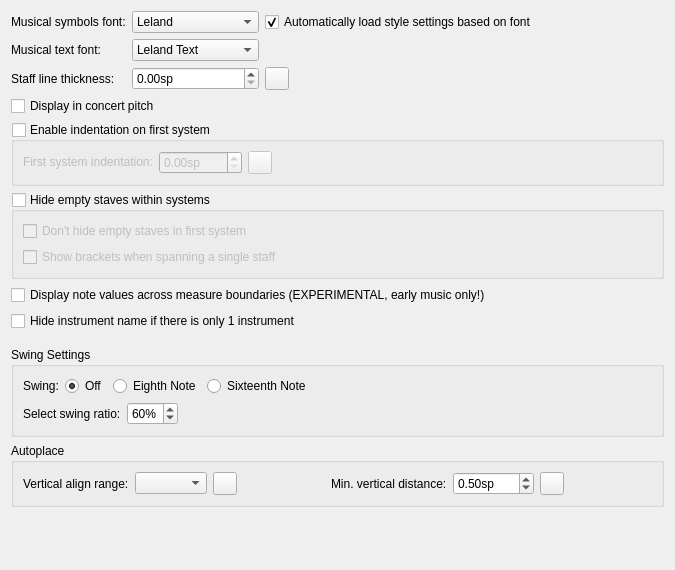
             <widget class="QWidget" name="scrollArea_score_contents">
              <property name="geometry">
               <rect>
                <x>0</x>
                <y>0</y>
                <width>675</width>
                <height>570</height>
               </rect>
              </property>
              <layout class="QVBoxLayout" name="verticalLayout_10">
               <item>
                <layout class="QGridLayout" name="gridLayout">
                 <item row="0" column="0">
                  <widget class="QLabel" name="label_musicalSymbolFont">
                   <property name="text">
                    <string>Musical symbols font:</string>
                   </property>
                   <property name="buddy">
                    <cstring>musicalSymbolFont</cstring>
                   </property>
                  </widget>
                 </item>
                 <item row="0" column="1">
                  <widget class="QComboBox" name="musicalSymbolFont">
                   <property name="sizePolicy">
                    <sizepolicy hsizetype="Expanding" vsizetype="Fixed">
                     <horstretch>0</horstretch>
                     <verstretch>0</verstretch>
                    </sizepolicy>
                   </property>
                   <item>
                    <property name="text">
                     <string notr="true">Leland</string>
                    </property>
                   </item>
                   <item>
                    <property name="text">
                     <string notr="true">Bravura</string>
                    </property>
                   </item>
                   <item>
                    <property name="text">
                     <string notr="true">Emmentaler</string>
                    </property>
                   </item>
                   <item>
                    <property name="text">
                     <string notr="true">Gonville</string>
                    </property>
                   </item>
                   <item>
                    <property name="text">
                     <string notr="true">MuseJazz</string>
                    </property>
                   </item>
                   <item>
                    <property name="text">
                     <string notr="true">Petaluma</string>
                    </property>
                   </item>
                  </widget>
                 </item>
                 <item row="0" column="2">
                  <widget class="QCheckBox" name="optimizeStyleCheckbox">
                   <property name="toolTip">
                    <string>MuseScore will change the style to suit the font better</string>
                   </property>
                   <property name="text">
                    <string>Automatically load style settings based on font</string>
                   </property>
                   <property name="checked">
                    <bool>true</bool>
                   </property>
                  </widget>
                 </item>
                 <item row="0" column="3">
                  <spacer name="horizontalSpacer_2">
                   <property name="orientation">
                    <enum>Qt::Horizontal</enum>
                   </property>
                   <property name="sizeHint" stdset="0">
                    <size>
                     <width>0</width>
                     <height>0</height>
                    </size>
                   </property>
                  </spacer>
                 </item>
                 <item row="1" column="0">
                  <widget class="QLabel" name="label_musicalTextFont">
                   <property name="text">
                    <string>Musical text font:</string>
                   </property>
                   <property name="buddy">
                    <cstring>musicalTextFont</cstring>
                   </property>
                  </widget>
                 </item>
                 <item row="1" column="1">
                  <widget class="QComboBox" name="musicalTextFont">
                   <item>
                    <property name="text">
                     <string notr="true">Leland Text</string>
                    </property>
                   </item>
                   <item>
                    <property name="text">
                     <string notr="true">Bravura Text</string>
                    </property>
                   </item>
                   <item>
                    <property name="text">
                     <string notr="true">Emmentaler Text</string>
                    </property>
                   </item>
                   <item>
                    <property name="text">
                     <string notr="true">Gonville Text</string>
                    </property>
                   </item>
                   <item>
                    <property name="text">
                     <string notr="true">MuseJazz Text</string>
                    </property>
                   </item>
                   <item>
                    <property name="text">
                     <string notr="true">Petaluma Text</string>
                    </property>
                   </item>
                  </widget>
                 </item>
                 <item row="2" column="0">
                  <widget class="QLabel" name="label_staffLineWidth">
                   <property name="text">
                    <string>Staff line thickness:</string>
                   </property>
                   <property name="wordWrap">
                    <bool>false</bool>
                   </property>
                   <property name="buddy">
                    <cstring>staffLineWidth</cstring>
                   </property>
                  </widget>
                 </item>
                 <item row="2" column="1">
                  <widget class="QDoubleSpinBox" name="staffLineWidth">
                   <property name="suffix">
                    <string extracomment="spatium unit">sp</string>
                   </property>
                   <property name="singleStep">
                    <double>0.100000000000000</double>
                   </property>
                  </widget>
                 </item>
                 <item row="2" column="2">
                  <widget class="QToolButton" name="resetStaffLineWidth">
                   <property name="toolTip">
                    <string>Reset to default</string>
                   </property>
                   <property name="accessibleName">
                    <string>Reset 'Staff line thickness' value</string>
                   </property>
                   <property name="text">
                    <string notr="true"/>
                   </property>
                  </widget>
                 </item>
                </layout>
               </item>
               <item>
                <widget class="QCheckBox" name="concertPitch">
                 <property name="text">
                  <string>Display in concert pitch</string>
                 </property>
                </widget>
               </item>
               <item>
                <widget class="QGroupBox" name="enableIndentationOnFirstSystem">
                 <property name="title">
                  <string>Enable indentation on first system</string>
                 </property>
                 <property name="checkable">
                  <bool>true</bool>
                 </property>
                 <property name="checked">
                  <bool>false</bool>
                 </property>
                 <layout class="QHBoxLayout" name="hLayout_indentation">
                  <item>
                   <widget class="QLabel" name="label_indentation">
                    <property name="sizePolicy">
                     <sizepolicy hsizetype="Minimum" vsizetype="Fixed">
                      <horstretch>0</horstretch>
                      <verstretch>0</verstretch>
                     </sizepolicy>
                    </property>
                    <property name="text">
                     <string>First system indentation:</string>
                    </property>
                    <property name="buddy">
                     <cstring>indentationValue</cstring>
                    </property>
                   </widget>
                  </item>
                  <item>
                   <widget class="QDoubleSpinBox" name="indentationValue">
                    <property name="suffix">
                     <string>sp</string>
                    </property>
                    <property name="minimum">
                     <double>0.000000000000000</double>
                    </property>
                    <property name="maximum">
                     <double>1000.000000000000000</double>
                    </property>
                    <property name="singleStep">
                     <double>0.500000000000000</double>
                    </property>
                   </widget>
                  </item>
                  <item>
                   <widget class="QToolButton" name="resetFirstSystemIndentation">
                    <property name="toolTip">
                     <string>Reset to default</string>
                    </property>
                    <property name="accessibleName">
                     <string>Reset 'First system indentation' value</string>
                    </property>
                    <property name="text">
                     <string notr="true"/>
                    </property>
                   </widget>
                  </item>
                  <item>
                   <spacer name="horizontalSpacer_indentation">
                    <property name="orientation">
                     <enum>Qt::Horizontal</enum>
                    </property>
                    <property name="sizeHint" stdset="0">
                     <size>
                      <width>0</width>
                      <height>0</height>
                     </size>
                    </property>
                   </spacer>
                  </item>
                 </layout>
                </widget>
               </item>
               <item>
                <widget class="QGroupBox" name="hideEmptyStaves">
                 <property name="title">
                  <string>Hide empty staves within systems</string>
                 </property>
                 <property name="checkable">
                  <bool>true</bool>
                 </property>
                 <property name="checked">
                  <bool>false</bool>
                 </property>
                 <layout class="QVBoxLayout" name="verticalLayout_2">
                  <item>
                   <widget class="QCheckBox" name="dontHideStavesInFirstSystem">
                    <property name="text">
                     <string>Don't hide empty staves in first system</string>
                    </property>
                   </widget>
                  </item>
                  <item>
                   <widget class="QCheckBox" name="alwaysShowBrackets">
                    <property name="text">
                     <string>Show brackets when spanning a single staff</string>
                    </property>
                   </widget>
                  </item>
                 </layout>
                </widget>
               </item>
               <item>
                <widget class="QCheckBox" name="crossMeasureValues">
                 <property name="text">
                  <string>Display note values across measure boundaries (EXPERIMENTAL, early music only!)</string>
                 </property>
                </widget>
               </item>
               <item>
                <widget class="QCheckBox" name="hideInstrumentNameIfOneInstrument">
                 <property name="text">
                  <string>Hide instrument name if there is only 1 instrument</string>
                 </property>
                </widget>
               </item>
               <item>
                <spacer name="verticalSpacer_10">
                 <property name="orientation">
                  <enum>Qt::Vertical</enum>
                 </property>
                 <property name="sizeType">
                  <enum>QSizePolicy::Preferred</enum>
                 </property>
                 <property name="sizeHint" stdset="0">
                  <size>
                   <width>10</width>
                   <height>10</height>
                  </size>
                 </property>
                </spacer>
               </item>
               <item>
                <widget class="QGroupBox" name="swingSettings">
                 <property name="title">
                  <string>Swing Settings</string>
                 </property>
                 <layout class="QVBoxLayout" name="verticalLayout_39">
                  <item>
                   <layout class="QHBoxLayout" name="horizontalLayout_10">
                    <item>
                     <widget class="QLabel" name="SwingLabel">
                      <property name="text">
                       <string>Swing:</string>
                      </property>
                     </widget>
                    </item>
                    <item>
                     <widget class="QRadioButton" name="swingOff">
                      <property name="text">
                       <string>Off</string>
                      </property>
                      <property name="checked">
                       <bool>true</bool>
                      </property>
                     </widget>
                    </item>
                    <item>
                     <widget class="QRadioButton" name="swingEighth">
                      <property name="text">
                       <string>Eighth Note</string>
                      </property>
                     </widget>
                    </item>
                    <item>
                     <widget class="QRadioButton" name="swingSixteenth">
                      <property name="text">
                       <string>Sixteenth Note</string>
                      </property>
                     </widget>
                    </item>
                    <item>
                     <spacer name="zontalSpacer_16">
                      <property name="orientation">
                       <enum>Qt::Horizontal</enum>
                      </property>
                      <property name="sizeHint" stdset="0">
                       <size>
                        <width>40</width>
                        <height>20</height>
                       </size>
                      </property>
                     </spacer>
                    </item>
                   </layout>
                  </item>
                  <item>
                   <layout class="QHBoxLayout" name="horizontalLayout_11">
                    <item>
                     <widget class="QLabel" name="label_3">
                      <property name="text">
                       <string>Select swing ratio:</string>
                      </property>
                      <property name="buddy">
                       <cstring>swingBox</cstring>
                      </property>
                     </widget>
                    </item>
                    <item>
                     <widget class="QSpinBox" name="swingBox">
                      <property name="sizePolicy">
                       <sizepolicy hsizetype="Maximum" vsizetype="Fixed">
                        <horstretch>0</horstretch>
                        <verstretch>0</verstretch>
                       </sizepolicy>
                      </property>
                      <property name="suffix">
                       <string>%</string>
                      </property>
                      <property name="minimum">
                       <number>50</number>
                      </property>
                      <property name="value">
                       <number>60</number>
                      </property>
                     </widget>
                    </item>
                    <item>
                     <spacer name="horizontalSpacer_16">
                      <property name="orientation">
                       <enum>Qt::Horizontal</enum>
                      </property>
                      <property name="sizeHint" stdset="0">
                       <size>
                        <width>40</width>
                        <height>20</height>
                       </size>
                      </property>
                     </spacer>
                    </item>
                   </layout>
                  </item>
                 </layout>
                </widget>
               </item>
               <item>
                <widget class="QGroupBox" name="groupBox_score_autoplace">
                 <property name="title">
                  <string>Autoplace</string>
                 </property>
                 <layout class="QGridLayout" name="gridLayout_11">
                  <item row="0" column="4">
                   <widget class="QLabel" name="minVerticalDistance_labe">
                    <property name="text">
                     <string>Min. vertical distance:</string>
                    </property>
                    <property name="buddy">
                     <cstring>minVerticalDistance</cstring>
                    </property>
                   </widget>
                  </item>
                  <item row="0" column="5">
                   <widget class="QDoubleSpinBox" name="minVerticalDistance">
                    <property name="sizePolicy">
                     <sizepolicy hsizetype="Maximum" vsizetype="Fixed">
                      <horstretch>0</horstretch>
                      <verstretch>0</verstretch>
                     </sizepolicy>
                    </property>
                    <property name="suffix">
                     <string>sp</string>
                    </property>
                    <property name="minimum">
                     <double>-999.990000000000009</double>
                    </property>
                    <property name="singleStep">
                     <double>0.100000000000000</double>
                    </property>
                    <property name="value">
                     <double>0.500000000000000</double>
                    </property>
                   </widget>
                  </item>
                  <item row="0" column="1">
                   <widget class="QComboBox" name="autoplaceVerticalAlignRange"/>
                  </item>
                  <item row="0" column="7">
                   <spacer name="horizontalSpacer_23">
                    <property name="orientation">
                     <enum>Qt::Horizontal</enum>
                    </property>
                    <property name="sizeHint" stdset="0">
                     <size>
                      <width>0</width>
                      <height>0</height>
                     </size>
                    </property>
                   </spacer>
                  </item>
                  <item row="0" column="6">
                   <widget class="QToolButton" name="resetMinVerticalDistance">
                    <property name="toolTip">
                     <string>Reset to default</string>
                    </property>
                    <property name="accessibleName">
                     <string>Reset 'Min. vertical distance' value</string>
                    </property>
                    <property name="text">
                     <string notr="true"/>
                    </property>
                   </widget>
                  </item>
                  <item row="0" column="0">
                   <widget class="QLabel" name="label_36">
                    <property name="text">
                     <string>Vertical align range:</string>
                    </property>
                    <property name="buddy">
                     <cstring>autoplaceVerticalAlignRange</cstring>
                    </property>
                   </widget>
                  </item>
                  <item row="0" column="2">
                   <widget class="QToolButton" name="resetAutoplaceVerticalAlignRange">
                    <property name="toolTip">
                     <string>Reset to default</string>
                    </property>
                    <property name="accessibleName">
                     <string>Reset 'Vertical align range' value</string>
                    </property>
                    <property name="text">
                     <string notr="true"/>
                    </property>
                   </widget>
                  </item>
                  <item row="0" column="3">
                   <spacer name="horizontalSpacer_51">
                    <property name="orientation">
                     <enum>Qt::Horizontal</enum>
                    </property>
                    <property name="sizeHint" stdset="0">
                     <size>
                      <width>0</width>
                      <height>0</height>
                     </size>
                    </property>
                   </spacer>
                  </item>
                 </layout>
                </widget>
               </item>
               <item>
                <spacer name="verticalSpacer">
                 <property name="orientation">
                  <enum>Qt::Vertical</enum>
                 </property>
                 <property name="sizeHint" stdset="0">
                  <size>
                   <width>0</width>
                   <height>0</height>
                  </size>
                 </property>
                </spacer>
               </item>
              </layout>
             </widget>
